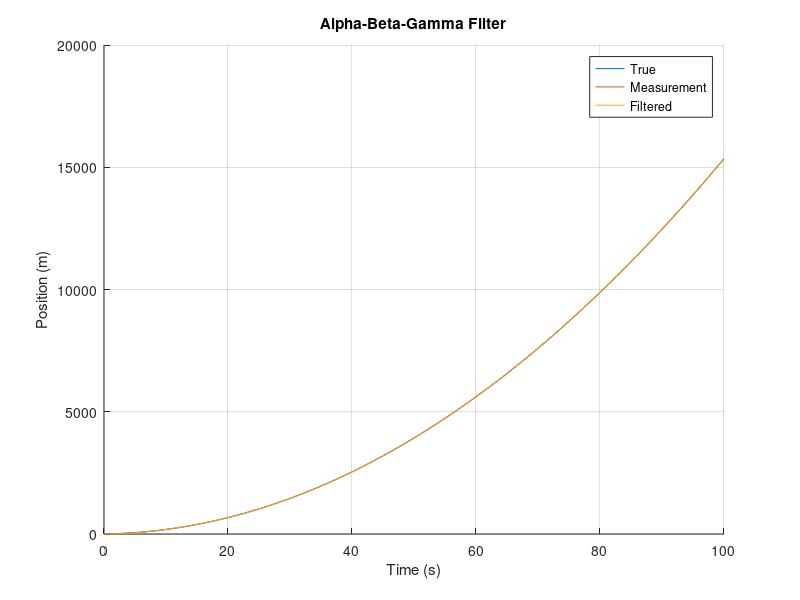

Recreate this plot in MATLAB. (Note: this script raises an error after producing the figure.)
%% Alpha Beta Gamma example
% Created by: Lee A. Harrison
% On: 4/27/2019
%
% Copyright (C) 2019 Artech House (artech@artechhouse.com)
% This file is part of Introduction to Radar Using Python and MATLAB
% and can not be copied and/or distributed without the express permission of Artech House.

clear, clc

% Set the parameters
t_start = 0.0;
t_end = 100.0;
dt = 0.1;
t = t_start:dt:t_end;
number_of_updates = length(t);

initial_position = 1.3;
initial_velocity = 3.5;
initial_acceleration = 3.0;

noise_variance = 10.0;
alpha = 0.06;
beta = 0.0018;
gamma = 2.75e-5;

% True position and velocity
v_true = initial_velocity + initial_acceleration * t;
x_true = initial_position + initial_velocity * t + 0.5 * initial_acceleration * t .^ 2;

% Measurements (add noise)
z = x_true + sqrt(noise_variance) * (rand(1, number_of_updates) - 0.5);

% Initialize
xk_1 = 0.0;
vk_1 = 0.0;
ak_1 = 0.0;

x_filt = zeros(number_of_updates, 1);
v_filt = zeros(number_of_updates, 1);
a_filt = zeros(number_of_updates, 1);
r_filt = zeros(number_of_updates, 1);

% Loop over all measurements
for k = 1:number_of_updates
    % Predict the next state
    xk = xk_1 + vk_1 * dt + 0.5 * ak_1 * dt ^ 2;
    vk = vk_1 + ak_1 * dt;
    ak = ak_1;
    
    % Calculate the residual
    rk = z(k) - xk;
    
    % Correct the predicted state
    xk = xk + alpha * rk;
    vk = vk + beta / dt * rk;
    ak = ak + 2.0 * gamma / dt ^ 2 * rk;
    
    % Set the current state as previous
    xk_1 = xk;
    vk_1 = vk;
    ak_1 = ak;
    
    x_filt(k) = xk;
    v_filt(k) = vk;
    a_filt(k) = ak;
    r_filt(k) = rk;
end

% Display the results
figure; hold on;
plot(t, x_true)
plot(t, z)
plot(t, x_filt)
ylabel('Position (m)')
title('Alpha-Beta-Gamma Filter')
xlabel('Time (s)')
legend({'True', 'Measurement', 'Filtered'})
grid on;
plot_settings;

figure; hold on;
plot(t, v_true)
plot(t, v_filt)
ylabel('Velocity (m/s)')
title('Alpha-Beta-Gamma Filter')
xlabel('Time (s)')
legend({'True', 'Filtered'})
grid on;
plot_settings;

figure; hold on;
plot(t, initial_acceleration * ones(number_of_updates, 1))
plot(t, a_filt)
ylabel('Acceleration (m/s/s)')
title('Alpha-Beta-Gamma Filter')
xlabel('Time (s)')
legend({'True', 'Filtered'})
grid on;
plot_settings;

figure;
plot(t, r_filt)
ylabel('Residual (m)')

% Set the plot title and labels
title('Alpha-Beta-Gamma Filter')
xlabel('Time (s)')

% Turn on the grid
grid on
plot_settings;